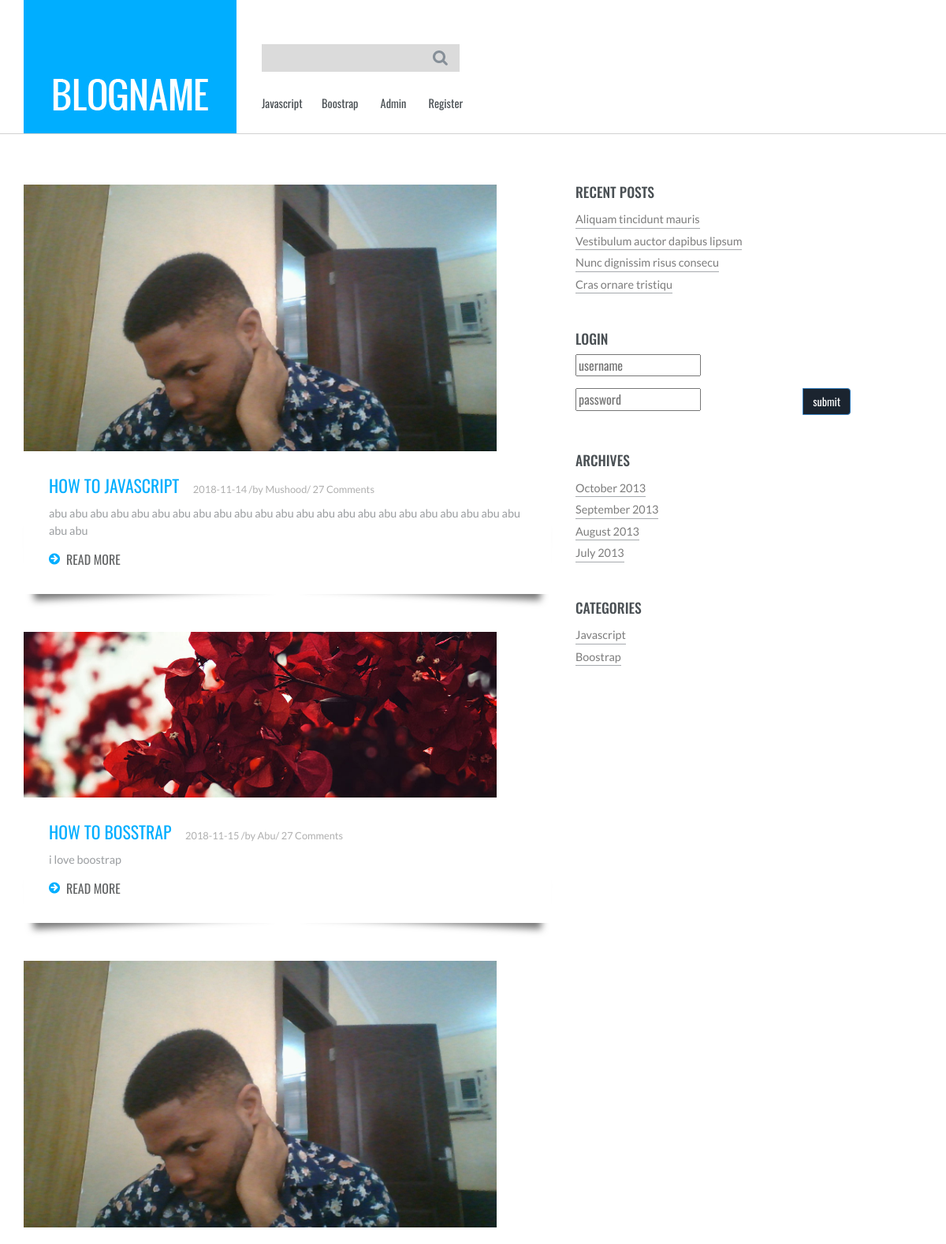
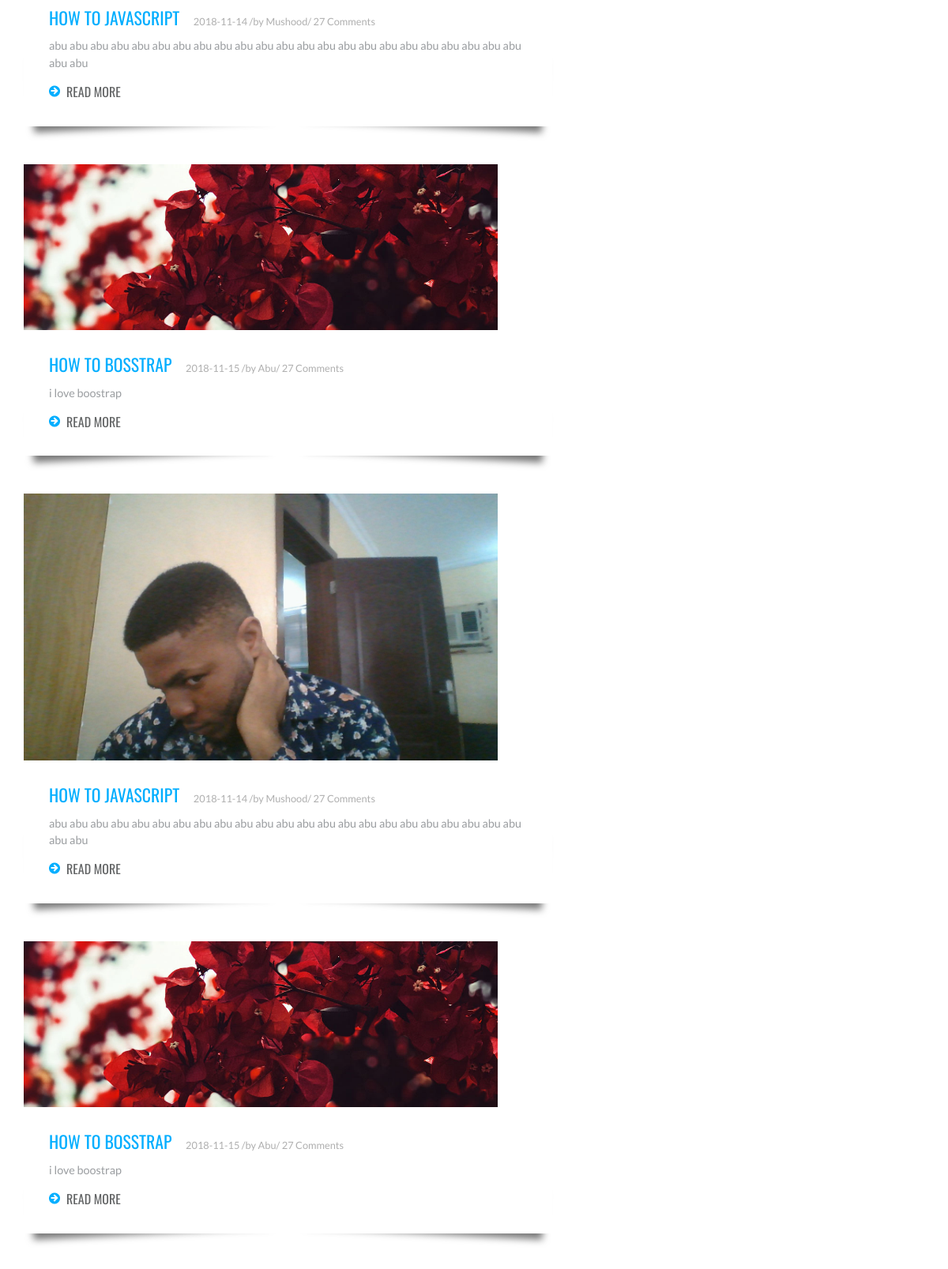
/category.php?cat_id=14 (upper part), run on the app's committed database (2 pictures, top to bottom).
### tables this page shows
CREATE TABLE `categories` (
  `cat_id` int(3) NOT NULL,
  `cat_title` varchar(255) NOT NULL
);

CREATE TABLE `posts` (
  `post_id` int(3) NOT NULL,
  `post_category_id` int(3) NOT NULL,
  `post_title` varchar(255) NOT NULL,
  `post_author` varchar(255) NOT NULL,
  `post_date` date NOT NULL,
  `post_image` text NOT NULL,
  `post_content` text NOT NULL,
  `post_tags` varchar(255) NOT NULL,
  `post_comment_count` int(11) NOT NULL,
  `post_status` varchar(255) NOT NULL DEFAULT 'draft',
  `post_views_count` int(11) NOT NULL DEFAULT '0'
);

### category.php (the view, shortened to what this page needs)
<?php
include "includes/db.php";
?>
<?php
 include "includes/header.php";
?>
<?php
	include "includes/navigation.php";
?>
<div class="content">
	 <div class="container">
		 <div class="content-grids">
			 <div class="col-md-8 content-main">
				 <div class="content-grid">
                    <?php
                    if(isset($_GET['cat_id'])){
                        $category_id = $_GET['cat_id'];
                    }
				 $query = "SELECT * FROM posts WHERE post_category_id = '$category_id'";
				 $select_post_query = mysqli_query($conn, $query);
				 while ($row = mysqli_fetch_array($select_post_query)) {
					$post_id = $row['post_id'];
					$post_title = $row['post_title'];
					$post_author = $row['post_author'];
					$post_date = $row['post_date'];
					$post_image = $row['post_image'];
					$post_content = substr($row['post_content'],0,100) ;
				 ?>
					 <div class="content-grid-info">
						 <img src="images/<?php echo $post_image; ?>" width="600" alt=""/>
						 <div class="post-info">
						 <h4><a href="post.php?id=<?php echo $post_id; ?>"><?php echo $post_title; ?></a>  <?php echo $post_date; ?> /by <?php echo $post_author; ?>/ 27 Comments</h4>
						 <p><?php echo $post_content; ?></p>
						 <a href="post.php?id=<?php echo $post_id; ?>"><span></span>READ MORE</a>
						 </div>
					 </div>
					 <?php
				 }
					 ?>
				 </div>
			  </div>
			 <?php
				include "includes/sidebar.php";
			 ?>

### Includes/navigation.php (shortened to what this page needs)
<div class="header">
	 <div class="container">
		  <div class="logo">
			  <a href="index.php"><img src="images/logo.jpg" title="" /></a>
		  </div>
			 <div class="top-menu">
				 <div class="search">
					 <form action="search.php" method="post">
					 <input name = "search" type="text" placeholder="" required="">
					 <input name ="submit" type="submit" value=""/>
					 </form>
				 </div>
				   <ul>
                       <?php
                       $query = "SELECT * FROM  categories";
                       $select_all_categories = mysqli_query($conn, $query);
                       while ($row = mysqli_fetch_array($select_all_categories)) {
                        $cat_title = $row['cat_title'];
                        echo "<li><a>{$cat_title}</a></li>";
                       }
                       ?>
						<li><a href="admin">Admin</a></li>
						<li><a href="registration.php">Register</a></li>
				 </ul>
			 </div>
			 <div class="clearfix"></div>
	 </div>
</div>

### Includes/sidebar.php (shortened to what this page needs)
<div class="col-md-4 content-right">
				 <div class="recent">
					 <h3>RECENT POSTS</h3>
					 <ul>
					 <li><a href="#">Aliquam tincidunt mauris</a></li>
					 <li><a href="#">Vestibulum auctor dapibus  lipsum</a></li>
					 <li><a href="#">Nunc dignissim risus consecu</a></li>
					 <li><a href="#">Cras ornare tristiqu</a></li>
					 </ul>
				 </div>
				 <div class="comments">
					 <h3>LOGIN</h3>
					<form action="includes/login.php" method="post">
					<div class="form-group">
					<input type="text" name="username" id="" placeholder = "username" class="form-contro">
					</div>
					<div class="input-group">
					<input type="password" name="password" id="" placeholder = "password" class="form-contro"><span class="input-group-btn">
					<button class="btn btn-primary" name="login" type="submit">submit</button>
					</span>
					</div>
					</form>
				 </div>
				 <div class="archives">
					 <h3>ARCHIVES</h3>
					 <ul>
					 <li><a href="#">October 2013</a></li>
					 <li><a href="#">September 2013</a></li>
					 <li><a href="#">August 2013</a></li>
					 <li><a href="#">July 2013</a></li>
					 </ul>
				 </div>
				 <div class="categories">
					 <h3>CATEGORIES</h3>
					 <ul>
                     <?php
                         $query = "SELECT * FROM  categories";
                         $select_all_categories_sidebar = mysqli_query($conn, $query);
                         while ($row = mysqli_fetch_array($select_all_categories_sidebar)) {
						  $cat_title = $row['cat_title'];
						  $cat_id = $row['cat_id'];
                          echo "<li><a href='category.php?cat_id=$cat_id'>{$cat_title}</a></li>";
                         }
                     ?>
					 </ul>
				 </div>
			  </div>
		  </div>
	  </div>
</div>

### css/style.css (style rules this page uses)
html, body { font-size: 100%; background-size:cover; font-family: 'Oswald', sans-serif; }
body a { transition: 0.5s all ease; -webkit-transition: 0.5s all ease; -moz-transition: 0.5s all ease; -o-transition: 0.5s all ease; -ms-transition: 0.5s all ease; }
h1,h2,h3,h4,h5,h6 { margin:0; }
p { margin:0; }
ul,label { margin:0; padding:0; }
.logo { float:left; margin-right:2em; }
.top-menu { float:left; width:40%; margin-top:3.5em; }
.search { width: 55%; position:relative; }
.search form { border: 1px solid #dbdbdb; background:#dbdbdb; }
.search form input[type="text"] { padding: 5px 6px; font-weight: 400; font-size: 1em; color: #fff; border: none; outline: none; font-family: 'Oswald', sans-serif; width: 87%; background:#dbdbdb; }
.search form input[type="submit"] { background: url('../images/search.png')no-repeat 0px 0px; width: 20px; height: 20px; border: none; cursor: pointer; outline: none; position: absolute; top:23%; }
.top-menu ul { margin-top:1em; }
.top-menu ul li { display: inline-block; }
.top-menu ul li a { margin:1em 1.7em 1em 0em; display: block; color: #4a5054; font-weight: 400; font-size: 0.9em; text-decoration: none; transition: 0.5s all; -webkit-transition: 0.5s all; -moz-transition: 0.5s all; -o-transition: 0.5s all; }
.content,.about-content,.contact-content,.single { border-top:1px solid #d2d2d2; border-bottom:1px solid #d2d2d2; }
.content-main { padding-left:0; width:60%; }
.content-grids { margin-top: 4em; }
.post-info { background:#fff; padding:2em; }
.post-info h4 { color:#afafaf; font-family: 'Lato', sans-serif; font-size:0.8em; margin-bottom:1em; }
.post-info h4 a { font-size:1.7em; color:#00aeff; margin-right:0.7em; display:inline-block; text-decoration:none; font-family: 'Oswald', sans-serif; font-weight:400; text-transform:uppercase; }
.post-info p { font-family: 'Lato', sans-serif; color:#9a9da0; font-size:0.9em; line-height:1.5em; margin-bottom:1em; }
.post-info a span { background: url(../images/more.png) no-repeat 0px 3px; height: 18px; width: 15px; display: inline-block; margin-right: 7px; }
.post-info a { color: #626465; font-weight: 400; font-size: 1em; display: inline-block; text-decoration: none; }
.content-grid-info { position: relative; margin-bottom: 3em; }
.post-info:before, .post-info:after { z-index: -1; position: absolute; content: ""; bottom: 15px; left: 10px; width: 50%; top: 80%; max-width:300px; background: #777; -webkit-box-shadow: 0 15px 10px #777; -moz-box-shadow: 0 15px 10px #777; box-shadow: 0 15px 10px #777; -webkit-transform: rotate(-3deg); -moz-transform: rotate(-3deg); -o-transform: rotate(-3deg); -ms-transform: rotate(-3deg); transform: rotate(-3deg); }
.post-info:after { -webkit-transform: rotate(3deg); -moz-transform: rotate(3deg); -o-transform: rotate(3deg); -ms-transform: rotate(3deg); transform: rotate(3deg); right: 10px; left: auto; }
.content-right { padding-left: 1em; }
.recent,.comments,.archives { margin-bottom:3em; }
.recent h3,.comments h3,.archives h3,.categories h3 { color:#4a5054; font-size:1.1em; margin-bottom:0.5em; }
.recent ul li,.comments ul li,.archives ul li,.categories ul li { display:block; }
.recent li a,.comments ul li a,.archives ul li a,.categories ul li a { color:#7C7C7C; border-bottom:1px solid #a6aaae; font-family: 'Lato', sans-serif; font-size: 0.9em; text-decoration: none; padding: 6px 0 0 0; display:inline-block; font-weight: 400; }

### data on the page
categories: cat_title "Javascript"
categories: cat_title "Boostrap"
posts: post_image (picture), post_title "HOW TO JAVASCRIPT", post_date "2018-11-14", post_author "Mushood", post_content "abu abu abu abu abu abu abu abu abu abu abu abu abu abu abu abu abu abu abu abu abu abu abu abu abu"
posts: post_image (picture), post_title "HOW TO BOSSTRAP", post_date "2018-11-15", post_author "Abu", post_content "i love boostrap"
posts: post_image (picture), post_title "HOW TO JAVASCRIPT", post_date "2018-11-14", post_author "Mushood", post_content "abu abu abu abu abu abu abu abu abu abu abu abu abu abu abu abu abu abu abu abu abu abu abu abu abu"
posts: post_image (picture), post_title "HOW TO BOSSTRAP", post_date "2018-11-15", post_author "Abu", post_content "i love boostrap"
posts: post_image (picture), post_title "HOW TO JAVASCRIPT", post_date "2018-11-14", post_author "Mushood", post_content "abu abu abu abu abu abu abu abu abu abu abu abu abu abu abu abu abu abu abu abu abu abu abu abu abu"
posts: post_image (picture), post_title "HOW TO BOSSTRAP", post_date "2018-11-15", post_author "Abu", post_content "i love boostrap"
